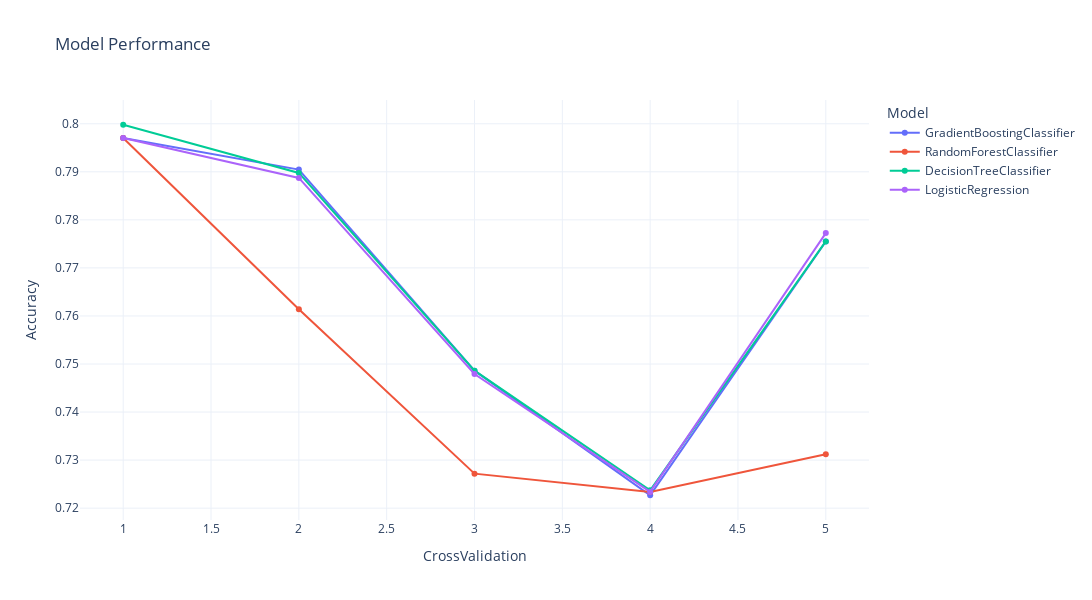

The code cell stored with this chart in its notebook:
### Code cell
# Make sure to call the function using the correct data:
plotlines(result)

### Figure 1 — Plotly figure (JSON) as saved in the notebook; plotly's stock layout.template omitted (floating-point values rounded to 4 significant figures)
{"data": [{"hovertemplate": "Model=GradientBoostingClassifier<br>CrossValidation=%{x}<br>Accuracy=%{y}<extra></extra>", "legendgroup": "GradientBoostingClassifier", "line": {"color": "#636efa", "dash": "solid"}, "marker": {"symbol": "circle"}, "mode": "lines+markers", "name": "GradientBoostingClassifier", "orientation": "v", "showlegend": true, "type": "scatter", "x": [1, 2, 3, 4, 5], "xaxis": "x", "y": [0.797, 0.7905, 0.7486, 0.7227, 0.7755], "yaxis": "y"}, {"hovertemplate": "Model=RandomForestClassifier<br>CrossValidation=%{x}<br>Accuracy=%{y}<extra></extra>", "legendgroup": "RandomForestClassifier", "line": {"color": "#EF553B", "dash": "solid"}, "marker": {"symbol": "circle"}, "mode": "lines+markers", "name": "RandomForestClassifier", "orientation": "v", "showlegend": true, "type": "scatter", "x": [1, 2, 3, 4, 5], "xaxis": "x", "y": [0.797, 0.7614, 0.7272, 0.7234, 0.7312], "yaxis": "y"}, {"hovertemplate": "Model=DecisionTreeClassifier<br>CrossValidation=%{x}<br>Accuracy=%{y}<extra></extra>", "legendgroup": "DecisionTreeClassifier", "line": {"color": "#00cc96", "dash": "solid"}, "marker": {"symbol": "circle"}, "mode": "lines+markers", "name": "DecisionTreeClassifier", "orientation": "v", "showlegend": true, "type": "scatter", "x": [1, 2, 3, 4, 5], "xaxis": "x", "y": [0.7998, 0.7898, 0.7486, 0.7237, 0.7755], "yaxis": "y"}, {"hovertemplate": "Model=LogisticRegression<br>CrossValidation=%{x}<br>Accuracy=%{y}<extra></extra>", "legendgroup": "LogisticRegression", "line": {"color": "#ab63fa", "dash": "solid"}, "marker": {"symbol": "circle"}, "mode": "lines+markers", "name": "LogisticRegression", "orientation": "v", "showlegend": true, "type": "scatter", "x": [1, 2, 3, 4, 5], "xaxis": "x", "y": [0.797, 0.7887, 0.7479, 0.7234, 0.7772], "yaxis": "y"}], "layout": {"autosize": false, "height": 600, "legend": {"title": {"text": "Model"}, "tracegroupgap": 0}, "title": {"text": "Model Performance"}, "width": 1500, "xaxis": {"anchor": "y", "domain": [0, 1], "title": {"text": "CrossValidation"}}, "yaxis": {"anchor": "x", "domain": [0, 1], "title": {"text": "Accuracy"}}}}
